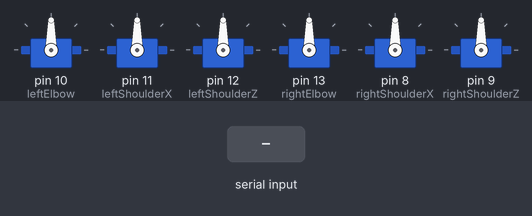
Bench run of a sketch on a simulated Arduino Uno, built with avr-gcc and run on an emulated ATmega328P. On the bench: 6 × servo. The test bench sets the inputs (shaded band). What the sketch prints to the serial monitor is not drawn.

Above: at 1.2 s.
1.3 s: "1" received over Serial
At 2.7 s:
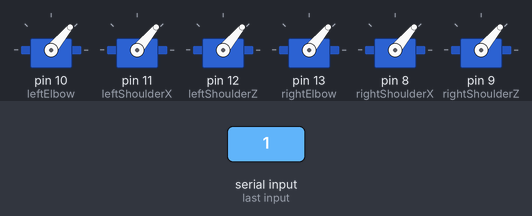
3.0 s: "2" received over Serial
At 4.2 s:
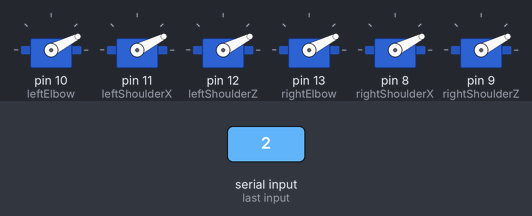
Timing chart, 0 to 6.0 s (numbered marks = the images above; inputs shaded):
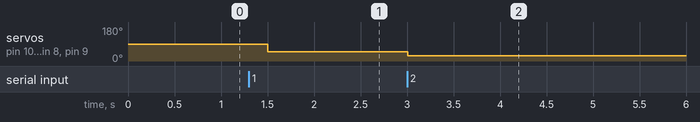

Measured:
- after the input at 1.3 s, servo on pin 10 (leftElbow), servo on pin 11 (leftShoulderX), servo on pin 12 (leftShoulderZ), servo on pin 13 (rightElbow), servo on pin 8 (rightShoulderX), servo on pin 9 (rightShoulderZ): 90° → 50° after 0.20 s
- after the input at 3.0 s, servo on pin 10 (leftElbow), servo on pin 11 (leftShoulderX), servo on pin 12 (leftShoulderZ), servo on pin 13 (rightElbow), servo on pin 8 (rightShoulderX), servo on pin 9 (rightShoulderZ): 50° → 27° at once

The sketch:

servoBlueControl.ino
```cpp
// Servo Motor Control
#include <Servo.h>
#define LED 12

char blueVal;
int leftElbowAngle = 30;
int rightElbowAngle= 30;
int leftShoulderXAngle = 30;
int rightShoulderXAngle= 30;
int leftShoulderZAngle=30;
int rightShoulderZAngle=30;
int pos = 0;

Servo leftElbow; //L3
Servo leftShoulderX;//L1
Servo leftShoulderZ; // L2
Servo rightElbow; // R3
Servo rightShoulderX;
Servo rightShoulderZ;

// Void Setup
void setup(){
 leftElbow.attach(10);
 leftShoulderX.attach(11);
 leftShoulderZ.attach(12);
 rightElbow.attach(13); // R3
 rightShoulderX.attach(8); //R1
 rightShoulderZ.attach(9); //R2
 Serial.begin(115200);
}

// Void Loop
void loop(){
  Serial.println("Bluetooth");
  blueVal = Serial.read();
  Serial.println(blueVal); // Default val = ÿ

   if (blueVal == '1'){
      // Go Home
      homePose();
      Serial.println("Home");
      delay(1000);
   }
   else if (blueVal == '2'){
      // Move Servos to specified angles
      moveServos(leftElbowAngle, leftShoulderXAngle, leftShoulderZAngle, rightElbowAngle, rightShoulderXAngle, rightShoulderZAngle);
      Serial.println("Move");
      delay(1000);
   }
   else {
    delay(500);
   }
}

// Home Position
int homePose(){
  pos = 50;
  leftElbow.write(pos);
  rightElbow.write(pos);
  leftShoulderX.write(pos);
  rightShoulderX.write(pos);
  leftShoulderZ.write(pos);
  rightShoulderZ.write(pos);
}

// Move Servo to Angles
int moveServos(int LEA, int LSAX, int LSAZ, int REA, int RSAX, int RSAZ){
  for(pos = 0; pos < LEA; pos += 3){
      leftElbow.write(pos);
   }
   for(pos = 0; pos < REA; pos += 3){
      rightElbow.write(pos);
   }
   for(pos = 0; pos < LSAX; pos += 3){
      leftShoulderX.write(pos);
  }
   for(pos = 0; pos < RSAX; pos += 3){
      rightShoulderX.write(pos);
   }
   for(pos = 0; pos < LSAZ; pos += 3){
      leftShoulderZ.write(pos);
   }
   for(pos = 0; pos < RSAZ; pos += 3){
      rightShoulderZ.write(pos);
   }
}
```
